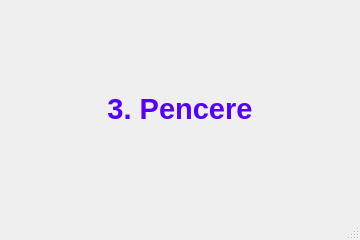
<?xml version="1.0" encoding="UTF-8"?>
<ui version="4.0">
 <class>MainWindow</class>
 <widget class="QMainWindow" name="MainWindow">
  <property name="geometry">
   <rect>
    <x>0</x>
    <y>0</y>
    <width>360</width>
    <height>240</height>
   </rect>
  </property>
  <property name="windowTitle">
   <string>3. Pencere</string>
  </property>
  <widget class="QWidget" name="centralwidget">
   <layout class="QGridLayout" name="gridLayout">
    <item row="0" column="0">
     <widget class="QLabel" name="label">
      <property name="font">
       <font>
        <pointsize>22</pointsize>
        <weight>75</weight>
        <bold>true</bold>
       </font>
      </property>
      <property name="styleSheet">
       <string notr="true">color: rgb(85, 0, 255);</string>
      </property>
      <property name="text">
       <string>3. Pencere</string>
      </property>
      <property name="alignment">
       <set>Qt::AlignCenter</set>
      </property>
     </widget>
    </item>
   </layout>
  </widget>
  <widget class="QMenuBar" name="menubar">
   <property name="geometry">
    <rect>
     <x>0</x>
     <y>0</y>
     <width>360</width>
     <height>21</height>
    </rect>
   </property>
  </widget>
  <widget class="QStatusBar" name="statusbar"/>
 </widget>
 <resources/>
 <connections/>
</ui>
